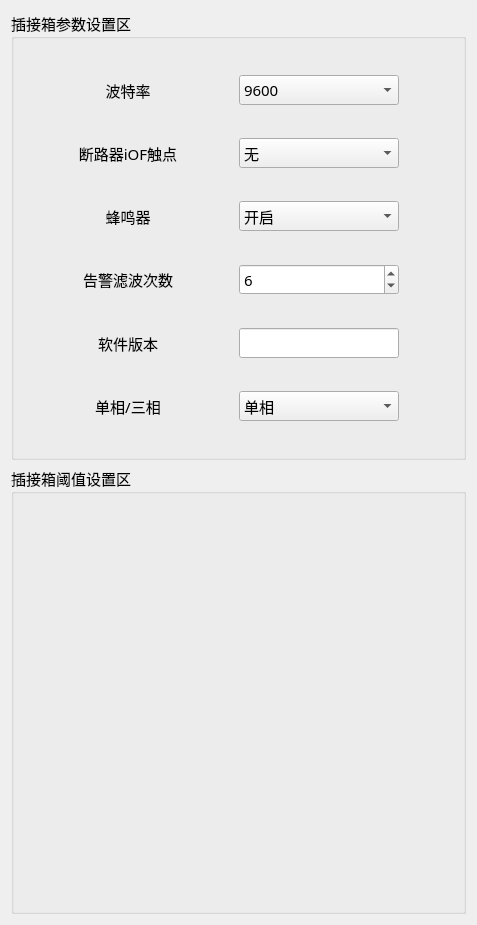
<?xml version="1.0" encoding="UTF-8"?>
<ui version="4.0">
 <class>Set_SiWid</class>
 <widget class="QWidget" name="Set_SiWid">
  <property name="geometry">
   <rect>
    <x>0</x>
    <y>0</y>
    <width>477</width>
    <height>925</height>
   </rect>
  </property>
  <property name="windowTitle">
   <string>Form</string>
  </property>
  <layout class="QGridLayout" name="gridLayout_2">
   <item row="0" column="0">
    <widget class="QGroupBox" name="groupBox_2">
     <property name="font">
      <font>
       <family>微软雅黑</family>
       <pointsize>11</pointsize>
      </font>
     </property>
     <property name="title">
      <string>插接箱参数设置区</string>
     </property>
     <layout class="QGridLayout" name="gridLayout">
      <item row="1" column="0">
       <widget class="QLabel" name="label_9">
        <property name="maximumSize">
         <size>
          <width>100</width>
          <height>16777215</height>
         </size>
        </property>
        <property name="text">
         <string>断路器iOF触点</string>
        </property>
        <property name="alignment">
         <set>Qt::AlignCenter</set>
        </property>
       </widget>
      </item>
      <item row="4" column="0">
       <widget class="QLabel" name="label_12">
        <property name="maximumSize">
         <size>
          <width>100</width>
          <height>16777215</height>
         </size>
        </property>
        <property name="text">
         <string>软件版本</string>
        </property>
        <property name="alignment">
         <set>Qt::AlignCenter</set>
        </property>
       </widget>
      </item>
      <item row="0" column="1">
       <widget class="QComboBox" name="baudBox">
        <property name="minimumSize">
         <size>
          <width>120</width>
          <height>30</height>
         </size>
        </property>
        <property name="maximumSize">
         <size>
          <width>160</width>
          <height>16777215</height>
         </size>
        </property>
        <item>
         <property name="text">
          <string>9600</string>
         </property>
        </item>
        <item>
         <property name="text">
          <string>19200</string>
         </property>
        </item>
        <item>
         <property name="text">
          <string>38400</string>
         </property>
        </item>
        <item>
         <property name="text">
          <string>57600</string>
         </property>
        </item>
       </widget>
      </item>
      <item row="1" column="1">
       <widget class="QComboBox" name="iOFBox">
        <property name="minimumSize">
         <size>
          <width>120</width>
          <height>30</height>
         </size>
        </property>
        <property name="maximumSize">
         <size>
          <width>160</width>
          <height>16777215</height>
         </size>
        </property>
        <item>
         <property name="text">
          <string>无</string>
         </property>
        </item>
        <item>
         <property name="text">
          <string>有</string>
         </property>
        </item>
       </widget>
      </item>
      <item row="4" column="1">
       <widget class="QLineEdit" name="verlineEdit">
        <property name="sizePolicy">
         <sizepolicy hsizetype="Fixed" vsizetype="Fixed">
          <horstretch>0</horstretch>
          <verstretch>0</verstretch>
         </sizepolicy>
        </property>
        <property name="minimumSize">
         <size>
          <width>120</width>
          <height>0</height>
         </size>
        </property>
        <property name="maximumSize">
         <size>
          <width>160</width>
          <height>16777215</height>
         </size>
        </property>
       </widget>
      </item>
      <item row="2" column="1">
       <widget class="QComboBox" name="buzzerBox">
        <property name="minimumSize">
         <size>
          <width>120</width>
          <height>30</height>
         </size>
        </property>
        <property name="maximumSize">
         <size>
          <width>160</width>
          <height>16777215</height>
         </size>
        </property>
        <item>
         <property name="text">
          <string>开启</string>
         </property>
        </item>
        <item>
         <property name="text">
          <string>关闭</string>
         </property>
        </item>
       </widget>
      </item>
      <item row="3" column="1">
       <widget class="QSpinBox" name="filterspinBox">
        <property name="sizePolicy">
         <sizepolicy hsizetype="Fixed" vsizetype="Fixed">
          <horstretch>0</horstretch>
          <verstretch>0</verstretch>
         </sizepolicy>
        </property>
        <property name="minimumSize">
         <size>
          <width>120</width>
          <height>0</height>
         </size>
        </property>
        <property name="maximumSize">
         <size>
          <width>160</width>
          <height>16777215</height>
         </size>
        </property>
        <property name="minimum">
         <number>5</number>
        </property>
        <property name="maximum">
         <number>200</number>
        </property>
        <property name="value">
         <number>6</number>
        </property>
       </widget>
      </item>
      <item row="3" column="0">
       <widget class="QLabel" name="label_11">
        <property name="maximumSize">
         <size>
          <width>100</width>
          <height>16777215</height>
         </size>
        </property>
        <property name="text">
         <string>告警滤波次数</string>
        </property>
        <property name="alignment">
         <set>Qt::AlignCenter</set>
        </property>
       </widget>
      </item>
      <item row="0" column="0">
       <widget class="QLabel" name="label_7">
        <property name="maximumSize">
         <size>
          <width>100</width>
          <height>16777215</height>
         </size>
        </property>
        <property name="text">
         <string>波特率</string>
        </property>
        <property name="alignment">
         <set>Qt::AlignCenter</set>
        </property>
       </widget>
      </item>
      <item row="2" column="0">
       <widget class="QLabel" name="label_8">
        <property name="maximumSize">
         <size>
          <width>100</width>
          <height>16777215</height>
         </size>
        </property>
        <property name="text">
         <string>蜂鸣器</string>
        </property>
        <property name="alignment">
         <set>Qt::AlignCenter</set>
        </property>
       </widget>
      </item>
      <item row="5" column="0">
       <widget class="QLabel" name="label">
        <property name="text">
         <string>单相/三相</string>
        </property>
        <property name="alignment">
         <set>Qt::AlignCenter</set>
        </property>
       </widget>
      </item>
      <item row="5" column="1">
       <widget class="QComboBox" name="phaseBox">
        <item>
         <property name="text">
          <string>单相</string>
         </property>
        </item>
        <item>
         <property name="text">
          <string>三相</string>
         </property>
        </item>
       </widget>
      </item>
     </layout>
    </widget>
   </item>
   <item row="1" column="0">
    <widget class="QGroupBox" name="groupBox">
     <property name="minimumSize">
      <size>
       <width>420</width>
       <height>0</height>
      </size>
     </property>
     <property name="font">
      <font>
       <family>微软雅黑</family>
       <pointsize>11</pointsize>
      </font>
     </property>
     <property name="title">
      <string>插接箱阈值设置区</string>
     </property>
    </widget>
   </item>
  </layout>
 </widget>
 <resources/>
 <connections/>
</ui>
